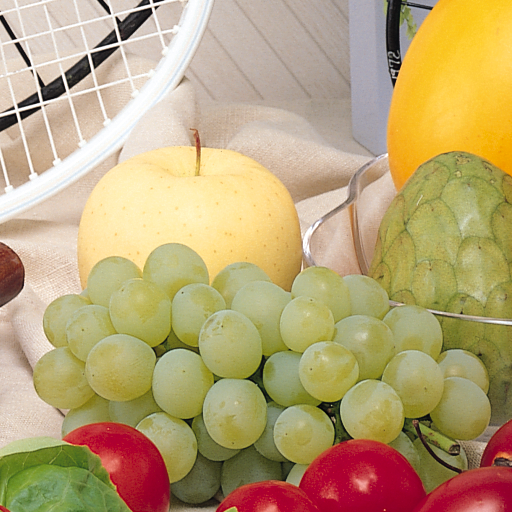
%> input picture excersiecs/RaAr7/11/fruits.png, 512 x 512 px
$ octave ex23.m   (GNU Octave 9; MATLAB toolbox functions it lacks are replaced by stand-ins)
%> lines starting %> are read from the running program, lines starting %| are printed output that depends on the picture
### class/hist.m
function pixel_histogram = hist(image)

    pixel_histogram = zeros(1, 256);

    for i = 1 : 512
        for j = 1 : 512
            pixel_histogram(1, image(i,j) + 1) = pixel_histogram(1, image(i,j) + 1) + 1;
        end
    end

    figure, plot(pixel_histogram);

end

### class/ex23.m
clc;
close all;
clear;

image = imread("../benchmark/fruits.png");
%> image is the input picture: size 512x512x3 uint8; mean R, G, B 185.5, 163.3, 118.3

hist(image(:,:,1));
%> after the loop in hist, `for i = 1 : 512`: pixel_histogram = 256 values, max 22044 at index 255, min 0 at index 4, mean 1024
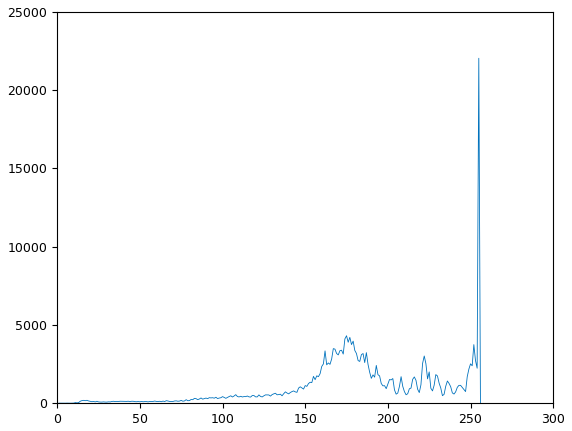
%> figure redrawn from the program's plot data; curve peaks at x = 255, y = 22044
hist(image(:,:,2));
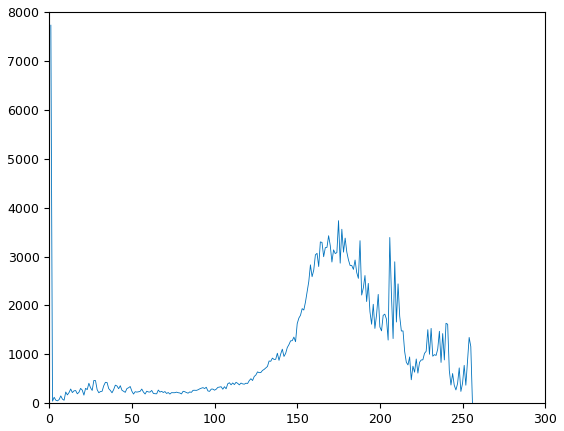
%> figure redrawn from the program's plot data; curve peaks at x = 1, y = 7730
hist(image(:,:,3));
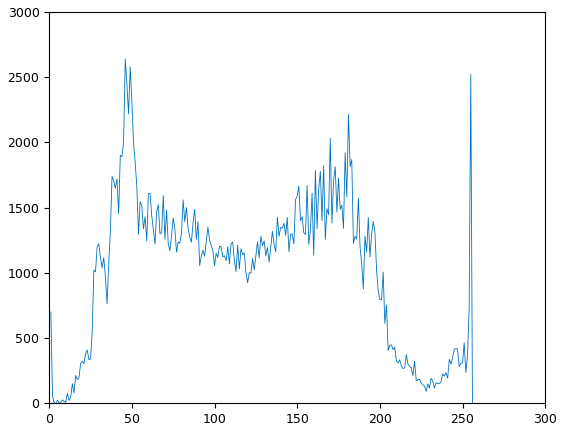
%> figure redrawn from the program's plot data; curve peaks at x = 46, y = 2640
figure, imshow(image(:,:,1));
%> after `imshow(image(:,:,1))`:
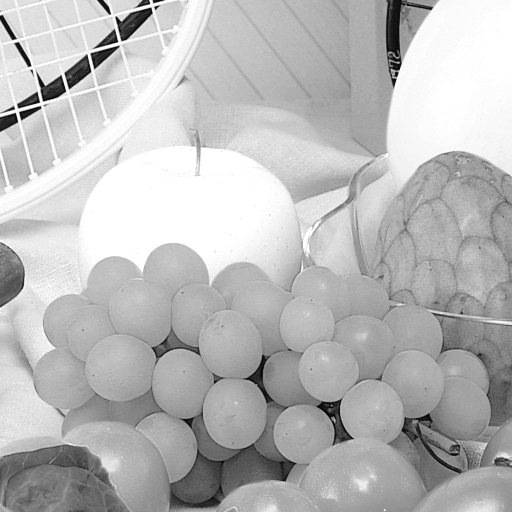
%> displayed picture: size 512x512, on the screen's scale of 0 to 255; min 0, max 255, mean 185.5
figure, imshow(image(:,:,2));
%> after `imshow(image(:,:,2))`:
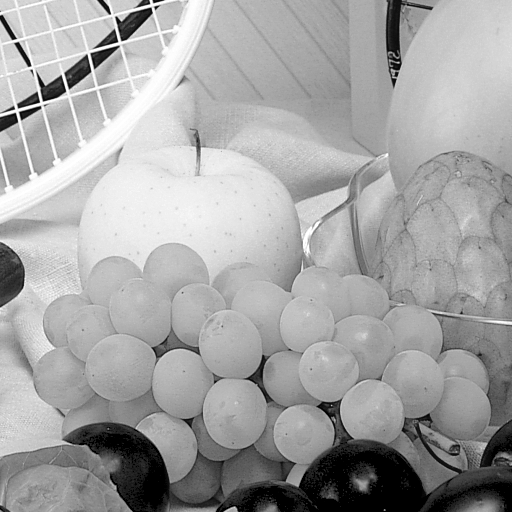
%> displayed picture: size 512x512, on the screen's scale of 0 to 255; min 0, max 255, mean 163.3
figure, imshow(image(:,:,3));
%> after `imshow(image(:,:,3))`:
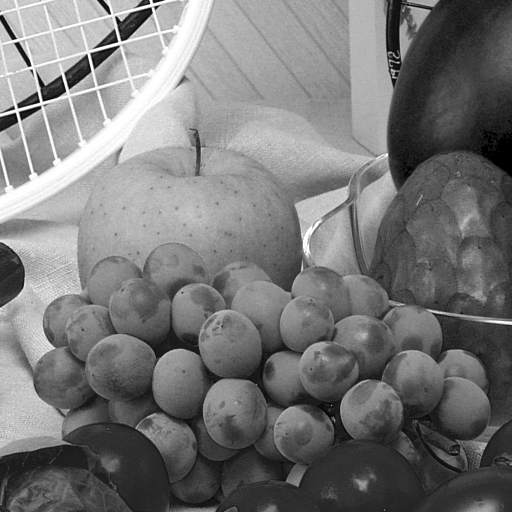
%> displayed picture: size 512x512, on the screen's scale of 0 to 255; min 0, max 255, mean 118.3
